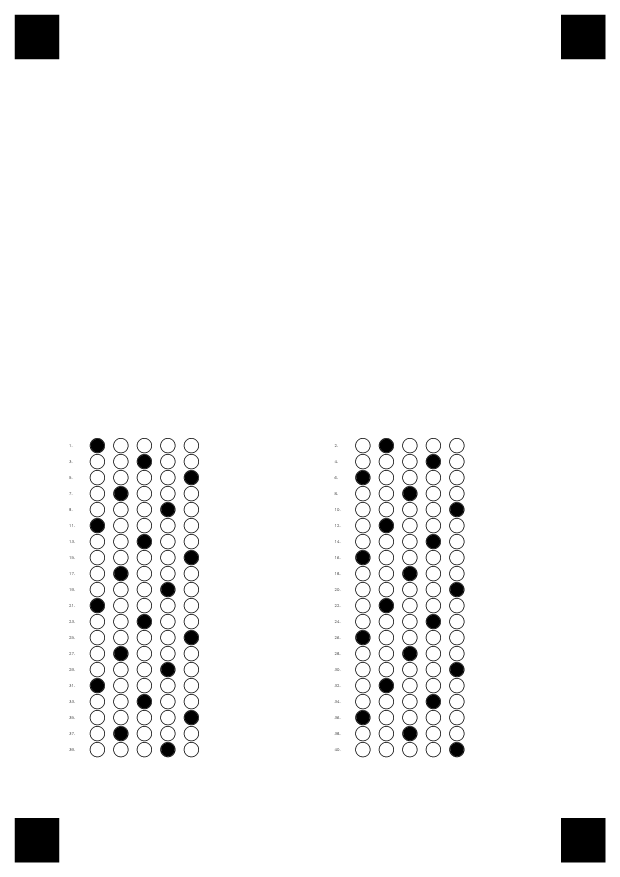
#> input picture backend/test_images/5-imtihon-simulated.jpg, 2480 x 3508 px (shown at 1/4 size)
$ python check_filled_darkness.py
#> lines starting #> are read from the running program, lines starting #| are printed output that depends on the picture; after the words box and inside, x2 and y2 are one past the last pixel; in counts of white or black regions, pixels touching at a corner belong together
"""
Check darkness of filled bubbles in simulated image
"""
import cv2
import numpy as np

print("=" * 80)
print("CHECK FILLED BUBBLE DARKNESS")
print("=" * 80)
print()

# Load image
img = cv2.imread('test_images/5-imtihon-simulated.jpg', cv2.IMREAD_GRAYSCALE)
#> img is the input picture: shape (3508, 2480); min 0, max 255, mean 245.4
if img is None:
    print("ERROR: Cannot load image!")
    exit(1)

print(f"Image size: {img.shape[1]}x{img.shape[0]}")
#| Image size: 2480x3508
print()

# Q1 bubble A should be filled (correct answer)
# Position: X=390, Y=1782, R=27

px_per_mm = img.shape[1] / 210
#> px_per_mm = 11.81

# Calculate Q1 bubble positions
grid_start_x_mm = 25
grid_start_y_mm = 149
first_bubble_offset_mm = 8
bubble_spacing_mm = 8

q1_y = int((grid_start_y_mm + 2) * px_per_mm)
#> q1_y = 1783
q1_x_base = int(grid_start_x_mm * px_per_mm)
#> q1_x_base = 295

print("Checking Q1 bubbles:")
print("-" * 80)

variants = ['A', 'B', 'C', 'D', 'E']
correct_answer = 'A'  # Q1 correct answer

for i, variant in enumerate(variants):
    x = int(q1_x_base + (first_bubble_offset_mm + i * bubble_spacing_mm) * px_per_mm)
    y = q1_y
    r = int(2.5 * px_per_mm)  # bubble radius

    # Extract ROI
    roi = img[y-r:y+r, x-r:x+r]

    if roi.size == 0:
        print(f"{variant}: ERROR - ROI empty")
        continue

    # Create circular mask
    mask = np.zeros(roi.shape, dtype=np.uint8)
    cv2.circle(mask, (r, r), r, 255, -1)

    # Get pixels inside circle
    circle_pixels = roi[mask > 0]

    if len(circle_pixels) == 0:
        print(f"{variant}: ERROR - No pixels in circle")
        continue

    # Calculate darkness
    mean_brightness = np.mean(circle_pixels)
    darkness = (255 - mean_brightness) / 255 * 100

    # Check if filled
    is_filled = variant == correct_answer
    status = "✅ FILLED" if is_filled else "⚪ EMPTY"

    print(f"{variant}: Brightness={mean_brightness:.1f}, Darkness={darkness:.1f}% {status}")
#> this loop made 5 passes
#> (mean_brightness, darkness) on passes 1 to 5: (9.56, 96.25), (231.4, 9.27), (231.4, 9.26), (231.4, 9.26), (230.5, 9.6)
#| A: Brightness=9.6, Darkness=96.3% ✅ FILLED
#| B: Brightness=231.4, Darkness=9.3% ⚪ EMPTY
#| C: Brightness=231.4, Darkness=9.3% ⚪ EMPTY
#| D: Brightness=231.4, Darkness=9.3% ⚪ EMPTY
#| E: Brightness=230.5, Darkness=9.6% ⚪ EMPTY
#> pass 1, `roi = img[y-r:y+r, x-r:x+r]`:
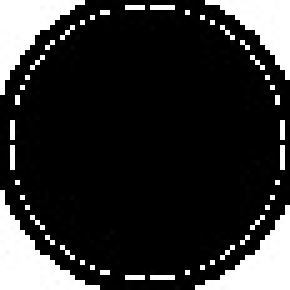
#> roi: shape (58, 58) (shown 5 times larger); min 0, max 255, mean 47.1
#> pass 2, `roi = img[y-r:y+r, x-r:x+r]`:
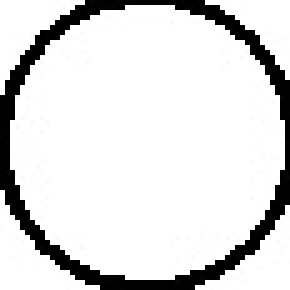
#> roi: shape (58, 58) (shown 5 times larger); min 0, max 255, mean 220.3
#> pass 3, `roi = img[y-r:y+r, x-r:x+r]`:
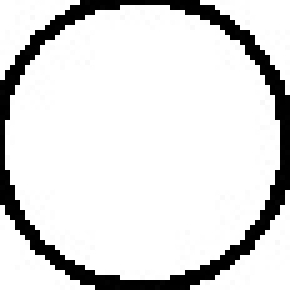
#> roi: shape (58, 58) (shown 5 times larger); min 0, max 255, mean 220.3
#> after the loop:
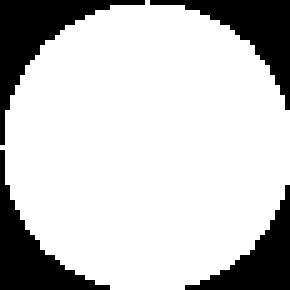
#> mask: shape (58, 58) (shown 5 times larger); 78.1% white; 4 black regions, box (x1, y1, x2, y2) and area: (0, 0, 29, 29) 213, (30, 0, 58, 22) 184, (0, 30, 22, 58) 184, (37, 37, 58, 58) 156

print()

# Check a few more questions
print("Checking Q2-Q5 (first bubble of each):")
print("-" * 80)

correct_answers = ['A', 'B', 'C', 'D', 'E']  # Q1-Q5

for q_num in range(1, 6):
    row = (q_num - 1) // 2
    col = (q_num - 1) % 2

    q_y_mm = grid_start_y_mm + (row * 5.5) + 2
    q_x_mm = grid_start_x_mm + (col * 90)

    q_y = int(q_y_mm * px_per_mm)
    q_x_base = int(q_x_mm * px_per_mm)

    correct_answer = correct_answers[q_num - 1]

    # Check all bubbles
    for i, variant in enumerate(variants):
        x = int(q_x_base + (first_bubble_offset_mm + i * bubble_spacing_mm) * px_per_mm)
        y = q_y
        r = int(2.5 * px_per_mm)

        # Extract ROI
        roi = img[y-r:y+r, x-r:x+r]

        if roi.size == 0:
            continue

        # Create circular mask
        mask = np.zeros(roi.shape, dtype=np.uint8)
        cv2.circle(mask, (r, r), r, 255, -1)

        # Get pixels
        circle_pixels = roi[mask > 0]

        if len(circle_pixels) == 0:
            continue

        # Calculate darkness
        mean_brightness = np.mean(circle_pixels)
        darkness = (255 - mean_brightness) / 255 * 100

        # Only show filled bubble
        if variant == correct_answer:
            print(f"Q{q_num} {variant}: Brightness={mean_brightness:.1f}, Darkness={darkness:.1f}% ✅ FILLED")
#> this loop made 5 passes
#| Q1 A: Brightness=9.6, Darkness=96.3% ✅ FILLED
#| Q2 B: Brightness=9.5, Darkness=96.3% ✅ FILLED
#| Q3 C: Brightness=9.2, Darkness=96.4% ✅ FILLED
#| Q4 D: Brightness=10.7, Darkness=95.8% ✅ FILLED
#| Q5 E: Brightness=14.1, Darkness=94.5% ✅ FILLED

print()

# Summary
print("=" * 80)
print("SUMMARY")
print("=" * 80)
print("Filled bubbles should have:")
print("  - Low brightness (close to 0)")
print("  - High darkness (close to 100%)")
print()
print("If darkness < 35%, MIN_DARKNESS threshold needs to be lowered")
print()
print("=" * 80)
